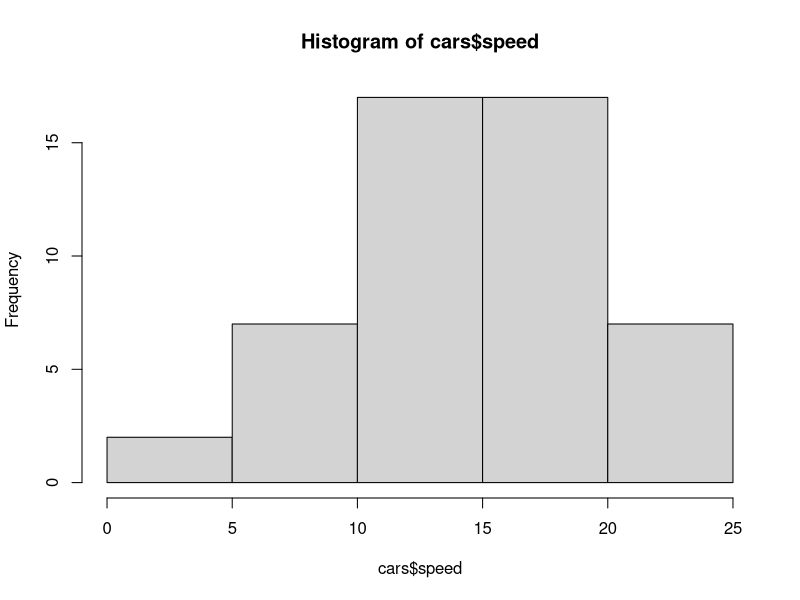
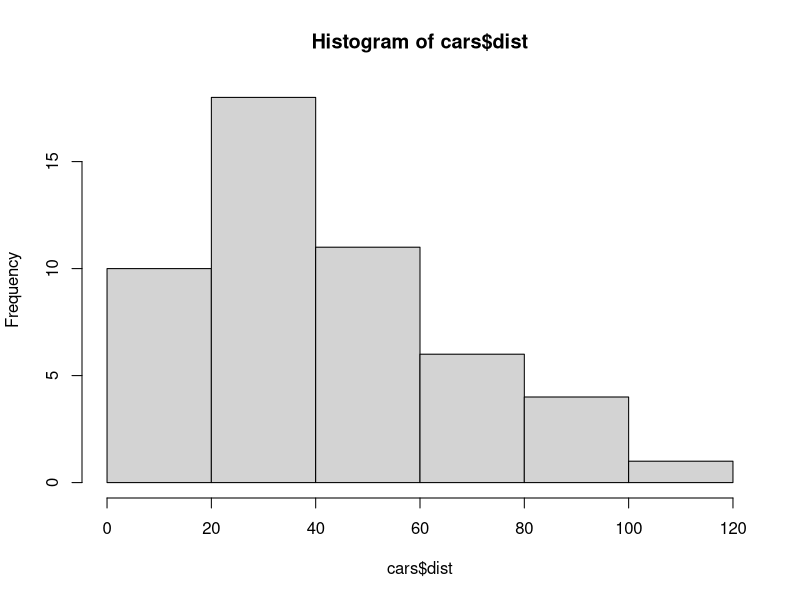
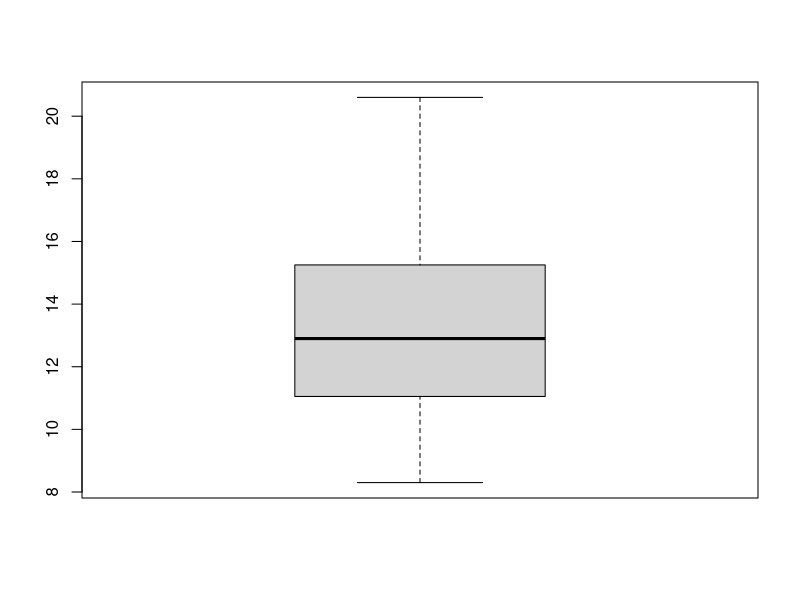
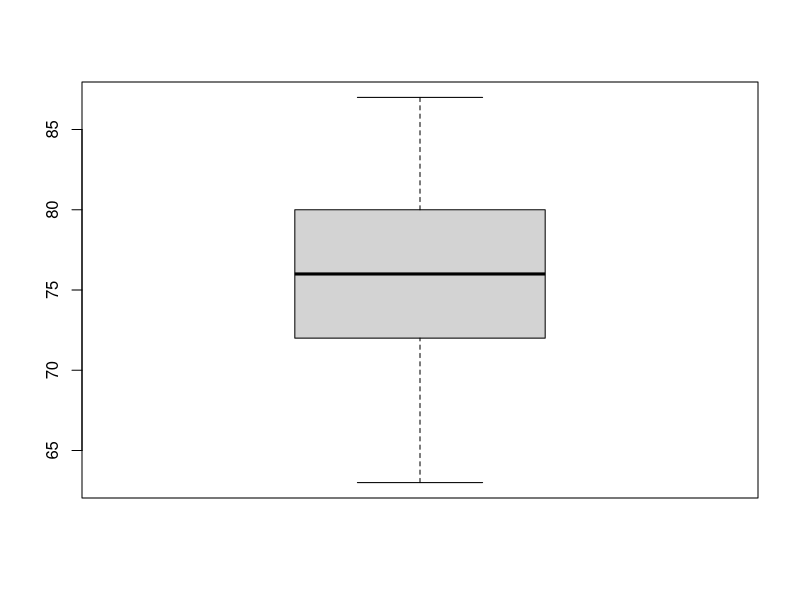
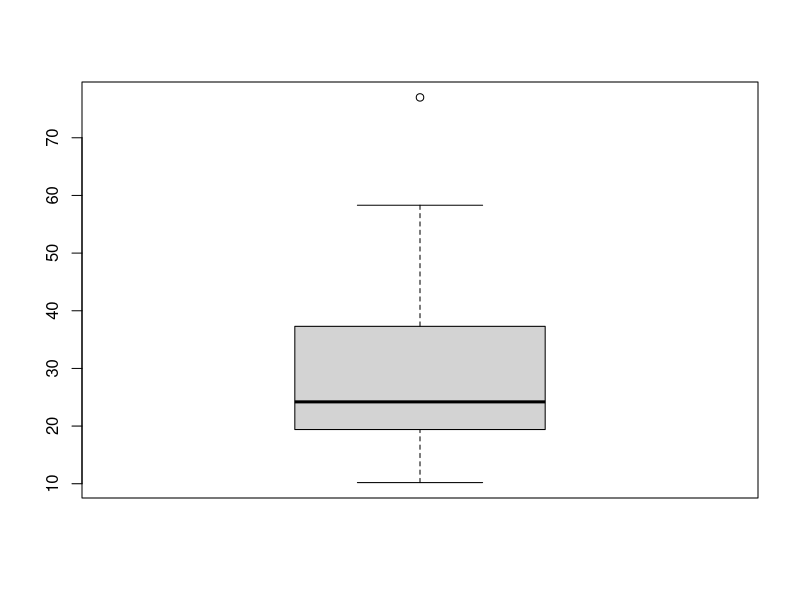
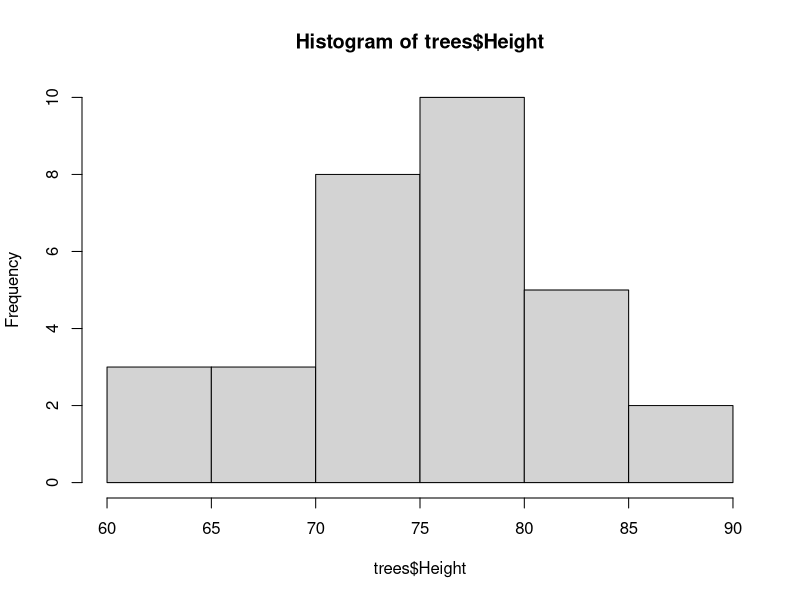
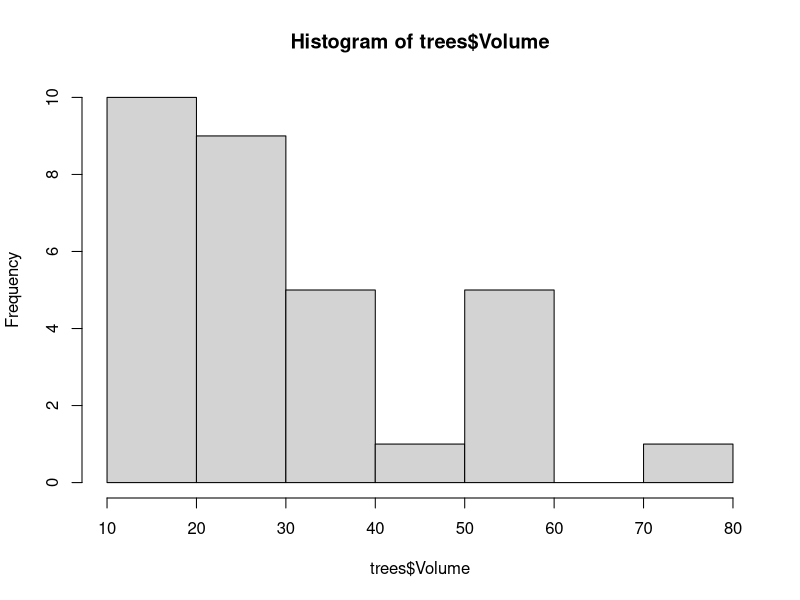

Source code (R) for these figures, in order:
head(cars)

tail(cars)

hist(cars$speed)

hist(cars$dist)

#Newly made for the first experiment.

summary(trees)

trees$Girth

boxplot(trees$Girth)

#Third work. before merging.

boxplot(trees$Height)

boxplot(trees$Volume)



#Fourth work. before merging.

hist(trees$Height)

hist(trees$Volume)


#Fifth work. before merging.

mean(trees$Height)


#Sixth work
mean(trees$Volume)
